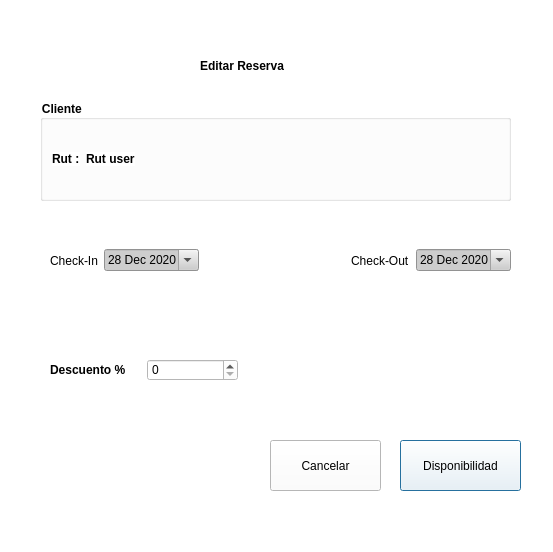
<?xml version="1.0" encoding="UTF-8"?>
<ui version="4.0">
 <class>Dialog</class>
 <widget class="QDialog" name="Dialog">
  <property name="windowModality">
   <enum>Qt::ApplicationModal</enum>
  </property>
  <property name="geometry">
   <rect>
    <x>0</x>
    <y>0</y>
    <width>553</width>
    <height>552</height>
   </rect>
  </property>
  <property name="windowTitle">
   <string>Editar reserva</string>
  </property>
  <property name="styleSheet">
   <string notr="true">background-color: rgb(255, 255, 255);</string>
  </property>
  <property name="modal">
   <bool>true</bool>
  </property>
  <widget class="QGroupBox" name="groupBox">
   <property name="geometry">
    <rect>
     <x>40</x>
     <y>100</y>
     <width>471</width>
     <height>101</height>
    </rect>
   </property>
   <property name="styleSheet">
    <string notr="true">font: 57 11pt &quot;Ubuntu&quot;;
font-weight:bold;</string>
   </property>
   <property name="title">
    <string>Cliente </string>
   </property>
   <layout class="QVBoxLayout" name="verticalLayout_2">
    <item>
     <layout class="QVBoxLayout" name="verticalLayout">
      <item>
       <layout class="QHBoxLayout" name="horizontalLayout_5">
        <item>
         <widget class="QLabel" name="label_3">
          <property name="sizePolicy">
           <sizepolicy hsizetype="Maximum" vsizetype="Maximum">
            <horstretch>0</horstretch>
            <verstretch>0</verstretch>
           </sizepolicy>
          </property>
          <property name="text">
           <string>Rut :</string>
          </property>
          <property name="textFormat">
           <enum>Qt::PlainText</enum>
          </property>
         </widget>
        </item>
        <item>
         <widget class="QLabel" name="rut_user">
          <property name="sizePolicy">
           <sizepolicy hsizetype="Maximum" vsizetype="Maximum">
            <horstretch>0</horstretch>
            <verstretch>0</verstretch>
           </sizepolicy>
          </property>
          <property name="text">
           <string>Rut user</string>
          </property>
         </widget>
        </item>
        <item>
         <spacer name="horizontalSpacer_3">
          <property name="orientation">
           <enum>Qt::Horizontal</enum>
          </property>
          <property name="sizeHint" stdset="0">
           <size>
            <width>40</width>
            <height>20</height>
           </size>
          </property>
         </spacer>
        </item>
       </layout>
      </item>
     </layout>
    </item>
   </layout>
  </widget>
  <widget class="QWidget" name="horizontalLayoutWidget_2">
   <property name="geometry">
    <rect>
     <x>50</x>
     <y>220</y>
     <width>461</width>
     <height>81</height>
    </rect>
   </property>
   <layout class="QHBoxLayout" name="horizontalLayout_2">
    <item>
     <widget class="QLabel" name="label_4">
      <property name="text">
       <string>Check-In</string>
      </property>
     </widget>
    </item>
    <item>
     <widget class="QDateEdit" name="checkin">
      <property name="styleSheet">
       <string notr="true">background-color : #CDCDCD;
color: rgb(0,0,0);</string>
      </property>
      <property name="dateTime">
       <datetime>
        <hour>0</hour>
        <minute>0</minute>
        <second>0</second>
        <year>2020</year>
        <month>12</month>
        <day>28</day>
       </datetime>
      </property>
      <property name="time">
       <time>
        <hour>0</hour>
        <minute>0</minute>
        <second>0</second>
       </time>
      </property>
      <property name="calendarPopup">
       <bool>true</bool>
      </property>
      <property name="timeSpec">
       <enum>Qt::LocalTime</enum>
      </property>
      <property name="date">
       <date>
        <year>2020</year>
        <month>12</month>
        <day>28</day>
       </date>
      </property>
     </widget>
    </item>
    <item>
     <spacer name="horizontalSpacer">
      <property name="orientation">
       <enum>Qt::Horizontal</enum>
      </property>
      <property name="sizeHint" stdset="0">
       <size>
        <width>40</width>
        <height>20</height>
       </size>
      </property>
     </spacer>
    </item>
    <item>
     <widget class="QLabel" name="label">
      <property name="text">
       <string>Check-Out</string>
      </property>
     </widget>
    </item>
    <item>
     <widget class="QDateEdit" name="checkout">
      <property name="styleSheet">
       <string notr="true">background-color : #CDCDCD;
color: rgb(0,0,0);</string>
      </property>
      <property name="calendarPopup">
       <bool>true</bool>
      </property>
      <property name="date">
       <date>
        <year>2020</year>
        <month>12</month>
        <day>28</day>
       </date>
      </property>
     </widget>
    </item>
   </layout>
  </widget>
  <widget class="QPushButton" name="precio">
   <property name="geometry">
    <rect>
     <x>400</x>
     <y>440</y>
     <width>121</width>
     <height>51</height>
    </rect>
   </property>
   <property name="text">
    <string>Disponibilidad</string>
   </property>
  </widget>
  <widget class="QLabel" name="label_6">
   <property name="geometry">
    <rect>
     <x>200</x>
     <y>50</y>
     <width>171</width>
     <height>31</height>
    </rect>
   </property>
   <property name="styleSheet">
    <string notr="true">font: 57 14pt &quot;Ubuntu&quot;;
font-weight: bold;</string>
   </property>
   <property name="text">
    <string>Editar Reserva </string>
   </property>
  </widget>
  <widget class="QPushButton" name="cancelar">
   <property name="geometry">
    <rect>
     <x>270</x>
     <y>440</y>
     <width>111</width>
     <height>51</height>
    </rect>
   </property>
   <property name="text">
    <string>Cancelar</string>
   </property>
  </widget>
  <widget class="QWidget" name="horizontalLayoutWidget_3">
   <property name="geometry">
    <rect>
     <x>50</x>
     <y>330</y>
     <width>188</width>
     <height>80</height>
    </rect>
   </property>
   <layout class="QHBoxLayout" name="horizontalLayout_3">
    <item>
     <widget class="QLabel" name="label_5">
      <property name="styleSheet">
       <string notr="true">font: 57 11pt &quot;Ubuntu&quot;;
font-weight:bold;</string>
      </property>
      <property name="text">
       <string>Descuento %</string>
      </property>
     </widget>
    </item>
    <item>
     <widget class="QSpinBox" name="desc"/>
    </item>
   </layout>
  </widget>
 </widget>
 <tabstops>
  <tabstop>checkin</tabstop>
  <tabstop>checkout</tabstop>
  <tabstop>desc</tabstop>
  <tabstop>precio</tabstop>
  <tabstop>cancelar</tabstop>
 </tabstops>
 <resources/>
 <connections/>
</ui>
